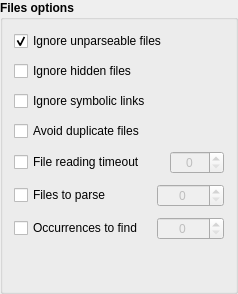
           <widget class="QGroupBox" name="groupBox_FilesOptions">
            <property name="font">
             <font>
              <bold>true</bold>
             </font>
            </property>
            <property name="title">
             <string>Files options</string>
            </property>
            <layout class="QGridLayout" name="gridLayout_5">
             <property name="verticalSpacing">
              <number>10</number>
             </property>
             <item row="7" column="0" colspan="3">
              <spacer name="verticalSpacer">
               <property name="orientation">
                <enum>Qt::Orientation::Vertical</enum>
               </property>
               <property name="sizeHint" stdset="0">
                <size>
                 <width>20</width>
                 <height>40</height>
                </size>
               </property>
              </spacer>
             </item>
             <item row="3" column="0">
              <widget class="QCheckBox" name="checkBox_AvoidDuplicateFiles">
               <property name="font">
                <font>
                 <bold>false</bold>
                </font>
               </property>
               <property name="toolTip">
                <string>Avoid processing duplicate files in the search.</string>
               </property>
               <property name="text">
                <string>Avoid duplicate files</string>
               </property>
              </widget>
             </item>
             <item row="1" column="0">
              <widget class="QCheckBox" name="checkBox_IgnoreHiddenFiles">
               <property name="font">
                <font>
                 <bold>false</bold>
                </font>
               </property>
               <property name="toolTip">
                <string>Ignore hidden files during the search.</string>
               </property>
               <property name="text">
                <string>Ignore hidden files</string>
               </property>
              </widget>
             </item>
             <item row="6" column="1" colspan="2">
              <widget class="QSpinBox" name="spinBox_OccurrencesFoundLimit">
               <property name="enabled">
                <bool>false</bool>
               </property>
               <property name="font">
                <font>
                 <bold>false</bold>
                </font>
               </property>
               <property name="toolTip">
                <string>Set the maximum number of occurrences to find</string>
               </property>
               <property name="alignment">
                <set>Qt::AlignmentFlag::AlignCenter</set>
               </property>
               <property name="maximum">
                <number>999999</number>
               </property>
              </widget>
             </item>
             <item row="4" column="2">
              <widget class="QSpinBox" name="spinBox_FileReadingTimeout">
               <property name="enabled">
                <bool>false</bool>
               </property>
               <property name="font">
                <font>
                 <bold>false</bold>
                </font>
               </property>
               <property name="toolTip">
                <string>Set the timeout duration for reading files (in seconds).</string>
               </property>
               <property name="alignment">
                <set>Qt::AlignmentFlag::AlignCenter</set>
               </property>
               <property name="maximum">
                <number>3600</number>
               </property>
              </widget>
             </item>
             <item row="4" column="0" colspan="2">
              <widget class="QCheckBox" name="checkBox_FileReadingTimeout">
               <property name="font">
                <font>
                 <bold>false</bold>
                </font>
               </property>
               <property name="toolTip">
                <string>Enable a timeout for reading files.</string>
               </property>
               <property name="text">
                <string>File reading timeout</string>
               </property>
              </widget>
             </item>
             <item row="6" column="0">
              <widget class="QCheckBox" name="checkBox_OccurrencesFoundLimit">
               <property name="font">
                <font>
                 <bold>false</bold>
                </font>
               </property>
               <property name="toolTip">
                <string>Limit the number of occurrences to find.</string>
               </property>
               <property name="text">
                <string>Occurrences to find</string>
               </property>
              </widget>
             </item>
             <item row="0" column="0" colspan="3">
              <widget class="QCheckBox" name="checkBox_IgnoreUnparseableFiles">
               <property name="font">
                <font>
                 <bold>false</bold>
                </font>
               </property>
               <property name="toolTip">
                <string>Ignore files that cannot be parsed during the search.</string>
               </property>
               <property name="text">
                <string>Ignore unparseable files</string>
               </property>
               <property name="checked">
                <bool>true</bool>
               </property>
              </widget>
             </item>
             <item row="2" column="0">
              <widget class="QCheckBox" name="checkBox_IgnoreSymbolicFilesLinks">
               <property name="font">
                <font>
                 <bold>false</bold>
                </font>
               </property>
               <property name="toolTip">
                <string>Ignore symbolic file links during the search.</string>
               </property>
               <property name="text">
                <string>Ignore symbolic links</string>
               </property>
              </widget>
             </item>
             <item row="5" column="0">
              <widget class="QCheckBox" name="checkBox_FilesToParse">
               <property name="font">
                <font>
                 <bold>false</bold>
                </font>
               </property>
               <property name="toolTip">
                <string>Limit the number of files to parse.</string>
               </property>
               <property name="text">
                <string>Files to parse</string>
               </property>
              </widget>
             </item>
             <item row="5" column="1" colspan="2">
              <widget class="QSpinBox" name="spinBox_FilesToParse">
               <property name="enabled">
                <bool>false</bool>
               </property>
               <property name="font">
                <font>
                 <bold>false</bold>
                </font>
               </property>
               <property name="toolTip">
                <string>Set the maximum number of files to parse.</string>
               </property>
               <property name="alignment">
                <set>Qt::AlignmentFlag::AlignCenter</set>
               </property>
               <property name="maximum">
                <number>999999</number>
               </property>
              </widget>
             </item>
            </layout>
           </widget>
